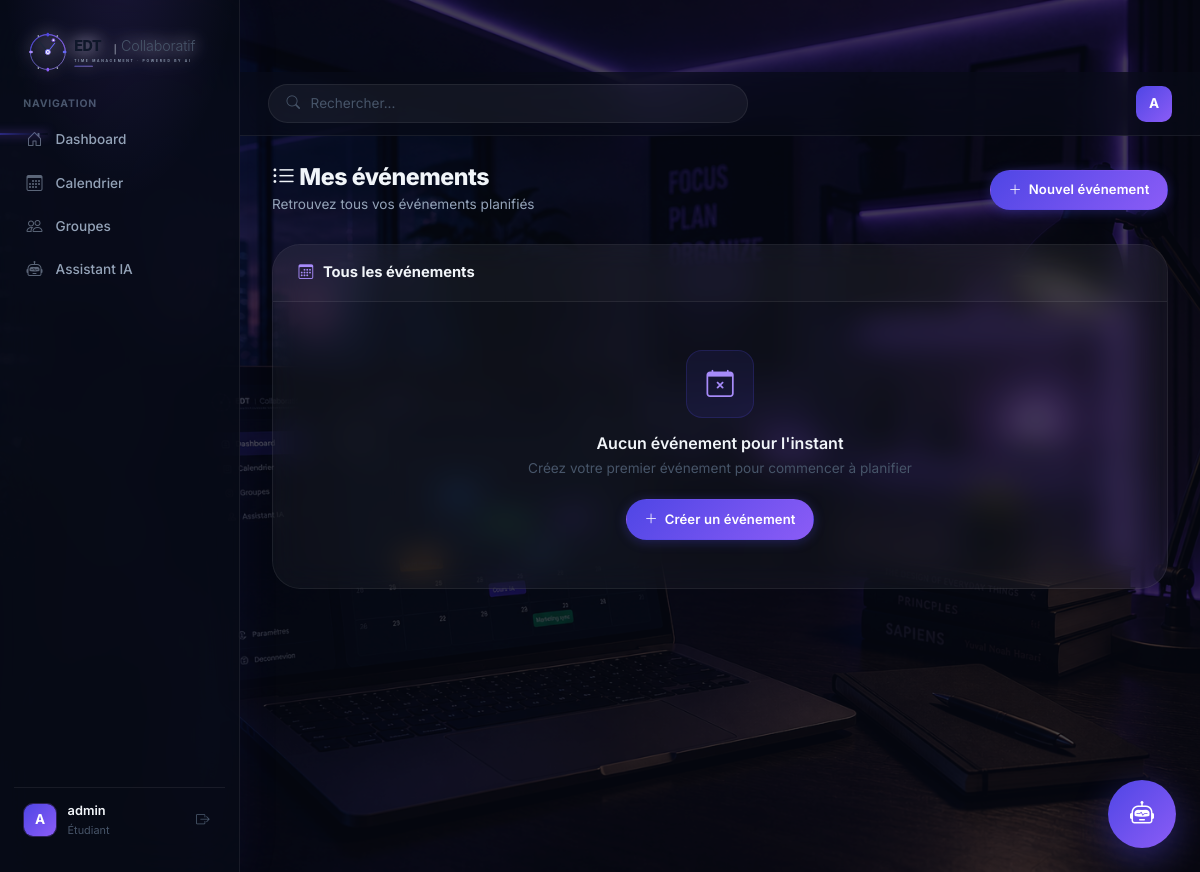
/events/liste/ (signed in), run on an earlier commit of the app's database.
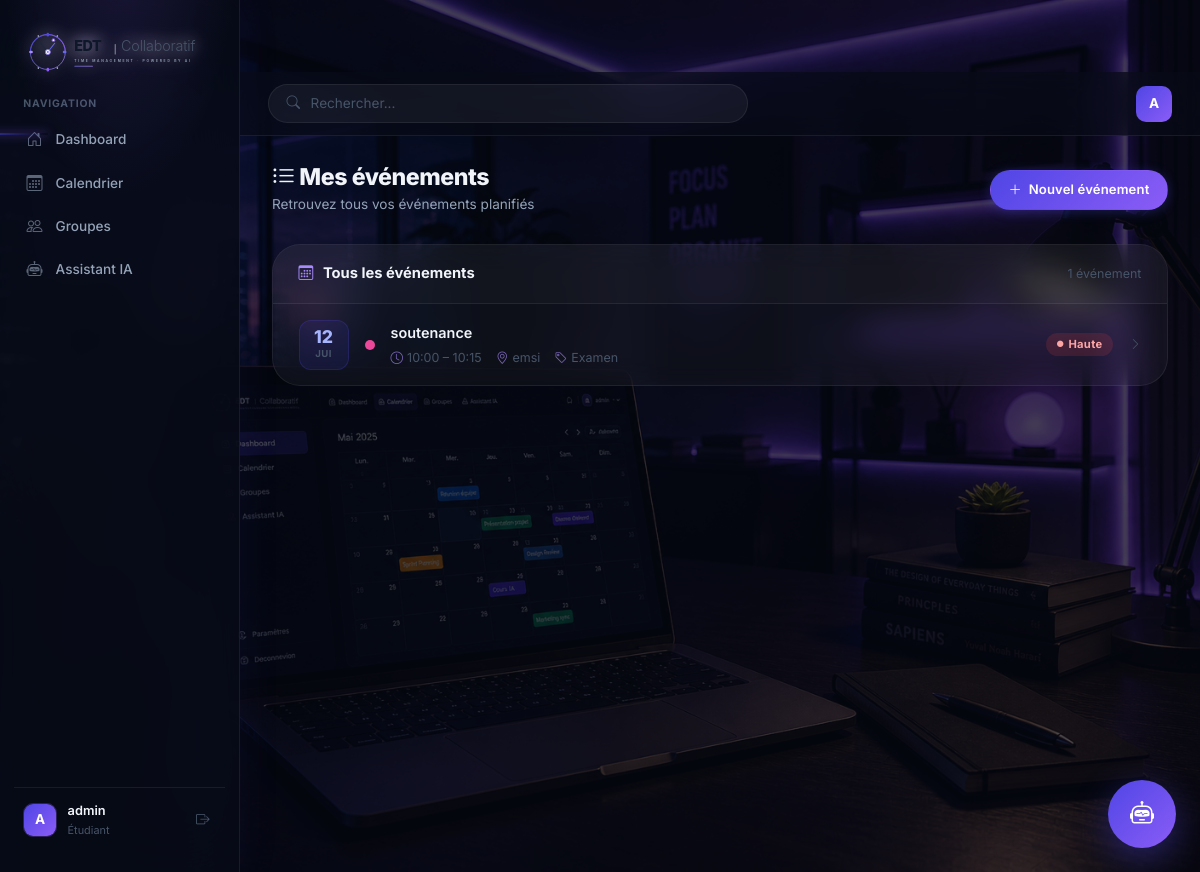
And on a later commit of the database.
### events/models.py (models this page shows, shortened)
class Evenement(models.Model):
    PRIORITE_CHOICES = [
        ('HAUTE',   'Haute'),
        ('MOYENNE', 'Moyenne'),
        ('BASSE',   'Basse'),
    ]
    TYPE_CHOICES = [
        ('COURS',     'Cours'),
        ('REUNION',   'Réunion'),
        ('EXAMEN',    'Examen'),
        ('PERSONNEL', 'Personnel'),
        ('AUTRE',     'Autre'),
    ]
    titre        = models.CharField(max_length=200)
    description  = models.TextField(blank=True, default='')
    date         = models.DateField()
    heure_debut  = models.TimeField()
    heure_fin    = models.TimeField()
    type_evt     = models.CharField(max_length=20, choices=TYPE_CHOICES, default='AUTRE')
    lieu         = models.CharField(max_length=200, blank=True, default='')
    priorite     = models.CharField(max_length=10, choices=PRIORITE_CHOICES, default='MOYENNE')
    est_prive    = models.BooleanField(default=False)
    couleur      = models.CharField(max_length=7, default='#3b82f6')
    createur     = models.ForeignKey(User, on_delete=models.CASCADE, related_name='evenements_crees')
    participants = models.ManyToManyField(User, related_name='evenements_participes', blank=True)
    created_at   = models.DateTimeField(auto_now_add=True)
    updated_at   = models.DateTimeField(auto_now=True)
    class Meta:
        ordering     = ['date', 'heure_debut']
        verbose_name = "Événement"

### events/views.py (the view)
# urls.py: path('liste/',               views.liste_evenements,    name='liste'),
@login_required
def liste_evenements(request):
    evenements = Evenement.objects.filter(createur=request.user)
    return render(request, 'events/liste.html', {'evenements': evenements})

### templates/events/liste.html (shortened to what this page needs)
{% extends 'base.html' %}
{% block content %}
<div class="page-header">
  <div class="page-header-left">
    <h2><i class="bi bi-list-ul"></i> Mes événements</h2>
    <p>Retrouvez tous vos événements planifiés</p>
  </div>
  <a href="{% url 'events:creer' %}" class="quick-btn primary">
    <i class="bi bi-plus-lg"></i> Nouvel événement
  </a>
</div>
<div class="section-card">
  <div class="section-header">
    <h5><i class="bi bi-calendar3"></i> Tous les événements</h5>
    {% if evenements %}
      <span style="font-size:0.78rem; color:var(--text-muted);">{{ evenements|length }} événement{{ evenements|length|pluralize }}</span>
    {% endif %}
  </div>
  {% if evenements %}
    {% for evt in evenements %}
    <a href="{% url 'events:detail' evt.pk %}" class="event-item">
      <div class="event-date-badge">
        <span class="day">{{ evt.date|date:"d" }}</span>
        <span class="month">{{ evt.date|date:"M" }}</span>
      </div>
      <div class="event-color-dot" style="background: {{ evt.couleur }}"></div>
      <div class="event-info">
        <div class="event-title">{{ evt.titre }}</div>
        <div class="event-meta">
          <span><i class="bi bi-clock"></i>{{ evt.heure_debut|time:"H:i" }} – {{ evt.heure_fin|time:"H:i" }}</span>
          {% if evt.lieu %}<span><i class="bi bi-geo-alt"></i>{{ evt.lieu }}</span>{% endif %}
          <span><i class="bi bi-tag"></i>{{ evt.get_type_evt_display }}</span>
        </div>
      </div>
      <span class="priorite-pill {{ evt.priorite|lower }}">
        <i class="bi bi-circle-fill" style="font-size:0.4rem"></i>
        {{ evt.get_priorite_display }}
      </span>
      <i class="bi bi-chevron-right event-arrow"></i>
    </a>
    {% endfor %}
  {% else %}
    <div class="empty-state">
      <div class="empty-icon"><i class="bi bi-calendar-x"></i></div>
      <h6>Aucun événement pour l'instant</h6>
      <p>Créez votre premier événement pour commencer à planifier</p>
      <a href="{% url 'events:creer' %}" class="quick-btn primary">
        <i class="bi bi-plus-lg"></i> Créer un événement
      </a>
    </div>
  {% endif %}
</div>
{% endblock %}

What changed in the data, as far as the page shows it:
added Evenement: date "12", date "JUI", titre "soutenance", heure_debut "10:00", heure_fin "10:15", lieu "emsi", type_evt "Examen", priorite "Haute"
Also different on the page:
{{ evenements|length }}: (not shown) → "1"
text no longer shown: "Aucun événement pour l'instant Créez votre premier événement pour commencer à planifier Créer un événement"
text now shown: "événement"
